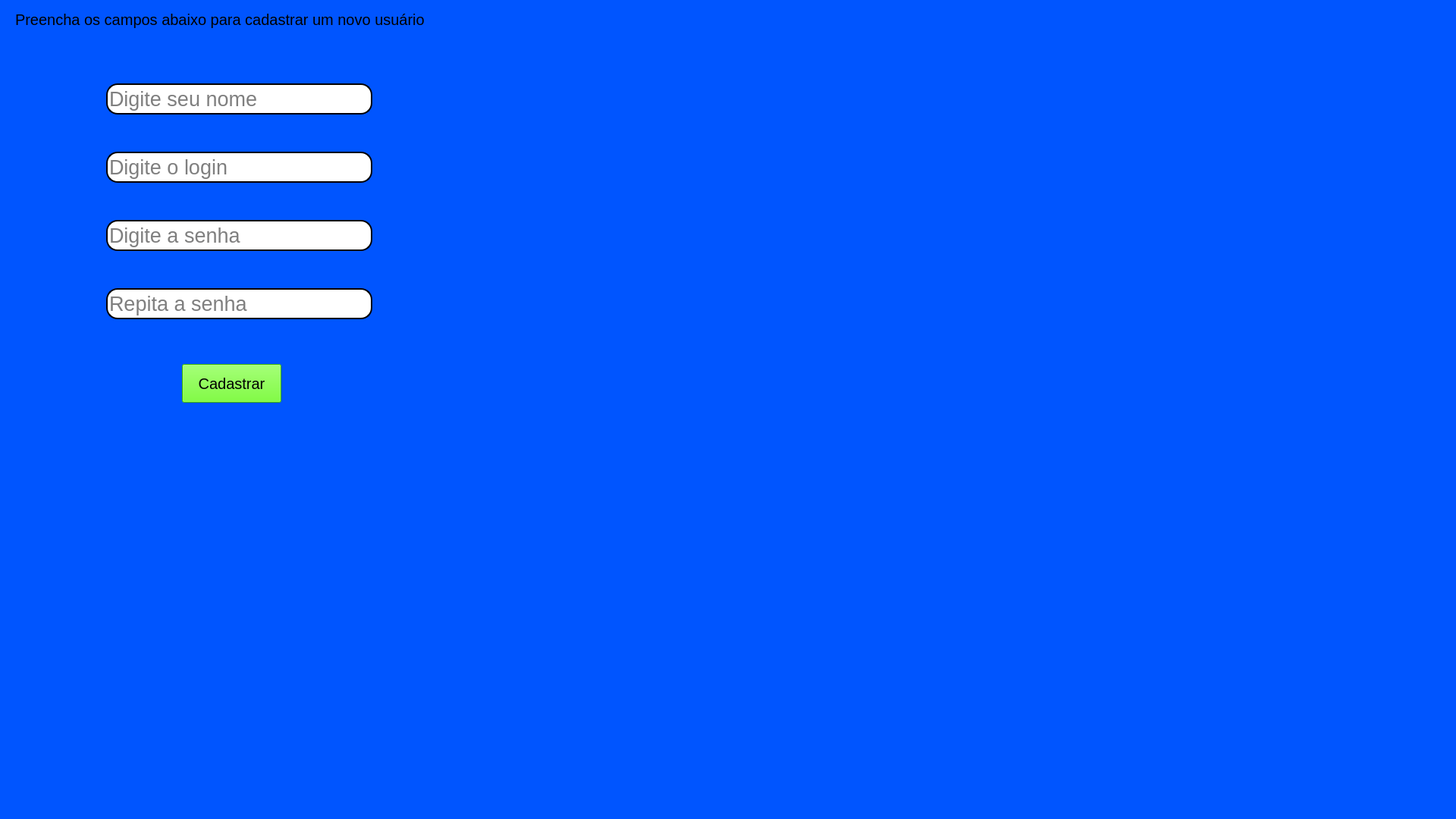
<?xml version="1.0" encoding="UTF-8"?>
<ui version="4.0">
 <class>MainWindow</class>
 <widget class="QMainWindow" name="MainWindow">
  <property name="geometry">
   <rect>
    <x>0</x>
    <y>0</y>
    <width>1920</width>
    <height>1080</height>
   </rect>
  </property>
  <property name="windowTitle">
   <string>MainWindow</string>
  </property>
  <property name="styleSheet">
   <string notr="true">background-color: rgb(0, 85, 255);</string>
  </property>
  <widget class="QWidget" name="centralwidget">
   <widget class="QLabel" name="label">
    <property name="geometry">
     <rect>
      <x>20</x>
      <y>10</y>
      <width>561</width>
      <height>31</height>
     </rect>
    </property>
    <property name="font">
     <font>
      <pointsize>15</pointsize>
     </font>
    </property>
    <property name="text">
     <string>Preencha os campos abaixo para cadastrar um novo usuário</string>
    </property>
   </widget>
   <widget class="QLineEdit" name="lineEdit">
    <property name="geometry">
     <rect>
      <x>140</x>
      <y>110</y>
      <width>351</width>
      <height>41</height>
     </rect>
    </property>
    <property name="font">
     <font>
      <pointsize>20</pointsize>
     </font>
    </property>
    <property name="styleSheet">
     <string notr="true">background-color:rgb(255,255,255);
border-radius:15px;
border-style:outset;
border-width:2px;</string>
    </property>
    <property name="inputMethodHints">
     <set>Qt::ImhHiddenText</set>
    </property>
    <property name="text">
     <string/>
    </property>
    <property name="placeholderText">
     <string>Digite seu nome </string>
    </property>
    <property name="clearButtonEnabled">
     <bool>false</bool>
    </property>
   </widget>
   <widget class="QLineEdit" name="lineEdit_2">
    <property name="geometry">
     <rect>
      <x>140</x>
      <y>200</y>
      <width>351</width>
      <height>41</height>
     </rect>
    </property>
    <property name="font">
     <font>
      <pointsize>20</pointsize>
     </font>
    </property>
    <property name="styleSheet">
     <string notr="true">background-color:rgb(255,255,255);
border-radius:15px;
border-style:outset;
border-width:2px;</string>
    </property>
    <property name="text">
     <string/>
    </property>
    <property name="placeholderText">
     <string>Digite o login</string>
    </property>
   </widget>
   <widget class="QLineEdit" name="lineEdit_3">
    <property name="geometry">
     <rect>
      <x>140</x>
      <y>290</y>
      <width>351</width>
      <height>41</height>
     </rect>
    </property>
    <property name="font">
     <font>
      <pointsize>20</pointsize>
     </font>
    </property>
    <property name="styleSheet">
     <string notr="true">background-color:rgb(255,255,255);
border-radius:15px;
border-style:outset;
border-width:2px;</string>
    </property>
    <property name="text">
     <string/>
    </property>
    <property name="echoMode">
     <enum>QLineEdit::Password</enum>
    </property>
    <property name="placeholderText">
     <string>Digite a senha</string>
    </property>
   </widget>
   <widget class="QLineEdit" name="lineEdit_4">
    <property name="geometry">
     <rect>
      <x>140</x>
      <y>380</y>
      <width>351</width>
      <height>41</height>
     </rect>
    </property>
    <property name="font">
     <font>
      <pointsize>20</pointsize>
     </font>
    </property>
    <property name="styleSheet">
     <string notr="true">background-color:rgb(255,255,255);
border-radius:15px;
border-style:outset;
border-width:2px;</string>
    </property>
    <property name="text">
     <string/>
    </property>
    <property name="echoMode">
     <enum>QLineEdit::Password</enum>
    </property>
    <property name="placeholderText">
     <string>Repita a senha</string>
    </property>
   </widget>
   <widget class="QPushButton" name="pushButton">
    <property name="geometry">
     <rect>
      <x>240</x>
      <y>480</y>
      <width>131</width>
      <height>51</height>
     </rect>
    </property>
    <property name="font">
     <font>
      <pointsize>15</pointsize>
     </font>
    </property>
    <property name="styleSheet">
     <string notr="true">background-color: rgb(85, 255, 0);</string>
    </property>
    <property name="text">
     <string>Cadastrar</string>
    </property>
   </widget>
  </widget>
  <widget class="QMenuBar" name="menubar">
   <property name="geometry">
    <rect>
     <x>0</x>
     <y>0</y>
     <width>1920</width>
     <height>21</height>
    </rect>
   </property>
  </widget>
  <widget class="QStatusBar" name="statusbar"/>
 </widget>
 <resources/>
 <connections/>
</ui>
